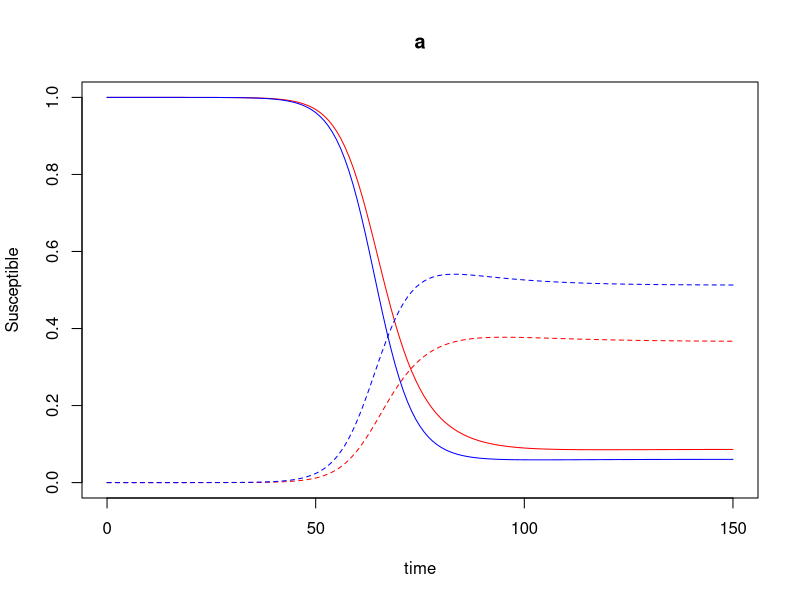
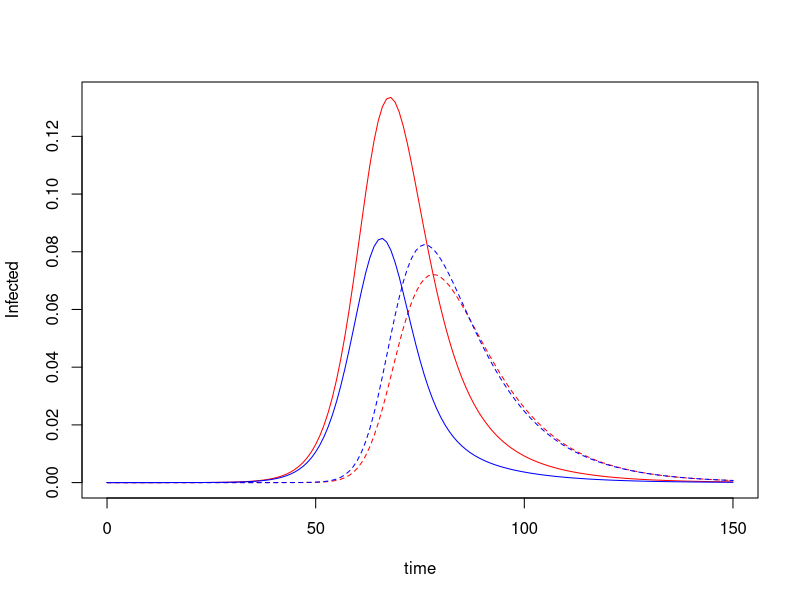
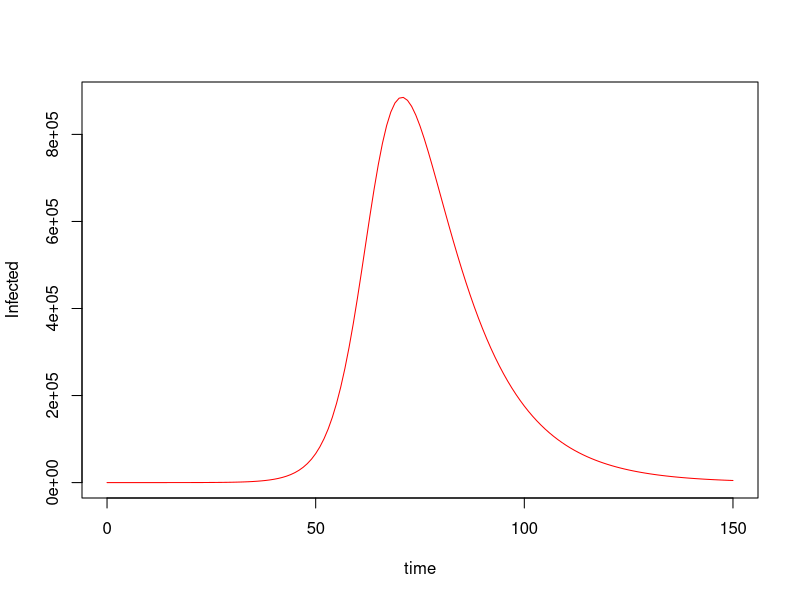
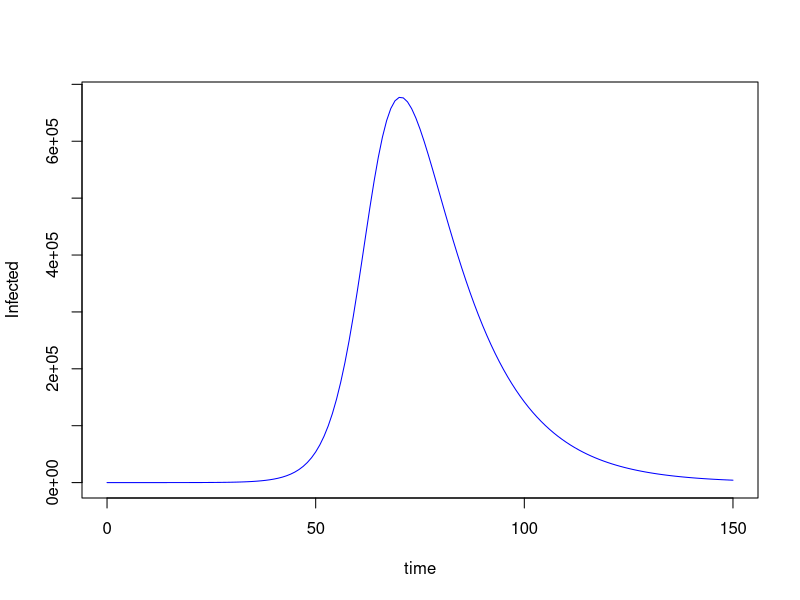
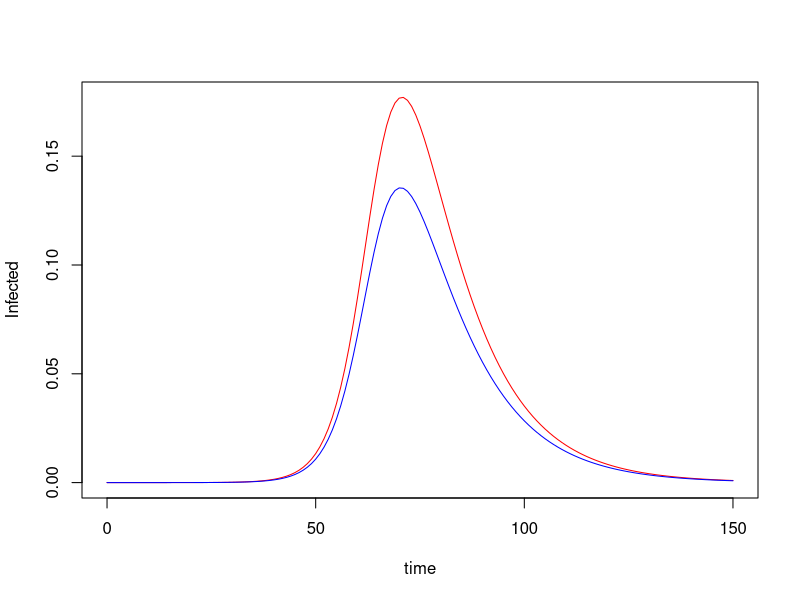

Reproduce these figures in R, in order. (Note: this script raises an error after producing the figures.)
# adapted from Harris et al. (2023) and Smaldino et al. (2021)
# https://github.com/mjharris95/divided-disease/blob/main/aware-eqs.R
# https://www.cambridge.org/core/journals/evolutionary-human-sciences/article/social-divisions-and-risk-perception-drive-divergent-epidemics-and-large-later-waves/71613CAF7D03C9F20A8864A59B9BF311#article
# https://www.cambridge.org/core/journals/evolutionary-human-sciences/article/coupled-dynamics-of-behaviour-and-disease-contagion-among-antagonistic-groups/3036BBFB4EC35E795C689A3008AE918B

library(deSolve)
library(tidyverse)
library(reshape2)

# two group SIR model (A and B); each compartment is split into "Protected (P)" and "Unprotected (U)"
# the way this is setup currently; it is simplest to equate protective behavior with mask usage; BUT the mechanics is the same as 
#    reducing contacts since its just a multiplier on the transmission term (TODO: need to think about what it means for homophily)
# both groups can adopt protective behavior (i.e. mask usage) in two ways: 
#     1) in response to deaths over a specified time window; 2) in response to the proportion of "protected" individuals in the population
#     at the moment these are both linear relationships, i.e. individuals are more likely to adopt protective behavior if there are more deaths 
#     and there are a greater proportion of protected individuals in the population; TODO: we should think about other functional forms
# protective behavior is protective of both transmission and infection
# groups can differ in their rate of contact and their propensity to adopt protective behaviors
# fraction of the population in each group can vary
# homophily (degree to which members of a group mix within group versus outside their group) can vary; 
#    NOTE: we currently set the proportion of contacts group A wants to have within their own group; this determines the proportion of contacts
#    the group B members have with group A since total contacts members of A have with members of B must equal total contacts members of B have with A;
#    so group B's assortativeness is a function of group B's size in the population, the number of contacts B has, and group A's preference
# TO DISCUSS: this model does not yet include vaccination or age-structure


sir_two_group_pu <- function(c = NA, # average number of contacts per day (specify only if its the same for both groups, otherwise NA)
                             c_a = 3, c_b = 3, # average number of contacts per day by group 
                             trans_p = 0.05, # probability of transmission given contact
                             rho=1/10,  # 1 / infectious period  or recovery rate
                             mu = 0.01, # probability of dying following infection
                             h_a=.5, # proportion of group A's total contact with members of their own group (bounded by population size and total contacts in group B)
                             kappa=0.03, # reduction in probability of transmission given contact resulting from protective behavior
                             phi = 0, # waning of protective behavior
                             I0_a=1, I0_b=1, #intial infected in each group
                             N0 = 10000000, # population size
                             frac_a = 0.5, # fraction of population in group A
                             time = 500, # time steps for simulation
                             ell = 1, # time window for considering deaths that influence adoption of protective behavior
                             theta = NA, # responsiveness to deaths for adopting protective behavior (more deaths --> greater adoption of protective behavior)
                             theta_a = 100, theta_b  = 100, 
                             epsilon = NA, #measure of assortativeness in influence (i.e. are people equally aware and influenced by deaths/number of protected individuals in their own group versus in the out group)
                             epsilon_a = 0.5, epsilon_b = 0.5,
                             omega = NA, # responsiveness to proportion of protected individuals for adopting protective behavior (higher proportion of population who have adopted protective behavior --> greater adoption)
                             omega_a = 0.1, omega_b = 0.1,
                             get_params=FALSE) {
  # set following parameters to be the same for both groups unless specified otherwise 
  
  if(!is.na(epsilon)){  
    epsilon_a<-epsilon  
    epsilon_b<-epsilon
  }
  
  if(!is.na(theta)){   
    theta_a<-theta
    theta_b<-theta
  }
  
  if(!is.na(omega)){  
    omega_a<-omega
    omega_b<-omega
  }
  
  
  if(!is.na(c)){  
    c_a<-c
    c_b<-c
  }
  
  N0_a = N0 * frac_a #letting population be constant for now
  N0_b = N0 * (1 - frac_a)
  
  # create contact matrix entries : C_ba = total contacts members of a have with members of b
  C_a = c_a * N0_a
  C_b = c_b *N0_b
  
  if (C_a * (1 - h_a) < C_b) {
    C_ba = C_ab = C_a * (1 - h_a)
  } else {
    C_ba = C_ab = C_b
  }
  
  C_aa = C_a - C_ba
  C_bb = max(0, C_b - C_ab)
  
  # get averages
  
  c_aa = C_aa / N0_a
  c_ba = C_ba / N0_a
  c_bb = C_bb/ N0_b
  c_ab = C_ab / N0_b
  
  
  N_a = N0_a
  N_b = N0_b
  

 
  params<-c("trans_p" = trans_p, # probability of transmission given contact
            "h_a"= h_a, # # proportion of group A's total contact with members of their own group (bounded by population size and total contacts in group B)
            "c_a" = c_a, "c_b" = c_b, # average number of contacts per day 
            "c_aa" = c_aa, "c_ab" = c_ab, # average number of contacts per day 
            "c_ba" = c_ba, "c_bb" = c_bb, # average number of contacts per day 
            "kappa" = kappa, # reduction in probability of transmission given contact resulting from protective behavior (masking, distancing)
            "phi"=phi, # waning rate of protective behavior
            "rho"=rho, # 1 / infectious period
            "mu"=mu, # probability of dying following infection
            "time"=time, # time steps in simulation
            "I0_a"=I0_a, "I0_b"=I0_b, # starting number infected in each group
            "N0_a" = N0_a, "N0_b"= N0_b, # population size in each group
            "ell"=ell, # time window for considering deaths that influence adoption of protective behavior
            "epsilon_a"=epsilon_a, "epsilon_b"=epsilon_b, #measure of assortativeness in influence (i.e. are people equally aware and influenced by deaths/number of protected individuals in their own group versus in the out group)
            "theta_a"=theta_a, "theta_b"=theta_b, # responsiveness to deaths for adopting protective behavior 
            "omega_a"=omega_a, "omega_b"=omega_b) # responsiveness to proportion of protected individuals for adopting protective behavior
  
  state<-c( 
    
    #group a
    SUa<-(N0_a - I0_a),
    SPa<-0,
    IUa<-I0_a,
    IPa<-0,
    RUa<-0,
    RPa<-0,
    DUa<-0,
    DPa<-0,
    
    #group b
    SUb<-N0_b - I0_b,
    SPb<-0,
    IUb<-I0_b,
    IPb<-0,
    RUb<-0,
    RPb<-0,
    DUb<-0,
    DPb<-0
  )
  
  names(state)<- c("SUa", "SPa", "IUa", "IPa", "RUa", "RPa", "DUa", "DPa",
                   "SUb", "SPb", "IUb", "IPb", "RUb", "RPb", "DUb", "DPb")
  
  sir_up<-function(t, state, parameter){
    
    with(as.list(c(parameter, state)), {
      
      
      if(t<ell){
        lag<-rep(0, length(state))
      }
      else{
        lag<-lagvalue(t-ell)
      }
      
      # for the transitions there are four processes that are currently modeled:
      # 1: transmission process (infection, recovery/death)
      # 2: adoption of protective behavior in response to deaths
      # 3: adoption of protective behavior in reponse to the relative size of the protected population
      # 4: waning of protective behavior
      
      dSUa <- -SUa*trans_p*(c_aa*(IUa/N_a + kappa*IPa/N_a) + c_ba*(IUb/N_b + kappa*IPb/N_b)) + #transmission process
        phi * SPa  - #waning of protective behavior
        theta_a * SUa * (epsilon_a * ((DUa+DPa-lag[which(names(state) == "DUa")]-lag[which(names(state) == "DPa")])/N_a) + #adoption of protective behavior in response to deaths
                           (1-epsilon_a) * ((DUb+DPb-lag[which(names(state) == "DUb")]-lag[which(names(state) == "DPb")])/N_b) ) -
        omega_a * SUa * (epsilon_a *((SPa + IPa + RPa)/N_a) + (1-epsilon_a)*((SPb + IPb + RPb)/N_b)) #adoption of protective behavior in response to proportion of population that has already adopted protective behavior
      
 
      dSPa <- -SPa*kappa*trans_p*(c_aa*(IUa/N_a + kappa*IPa/N_a) + c_ba*(IUb/N_b + kappa*IPb/N_b)) - 
        phi * SPa +
        theta_a * SUa * (epsilon_a * ((DUa+DPa-lag[which(names(state) == "DUa")]-lag[which(names(state) == "DPa")])/N_a) + 
                           (1-epsilon_a) * ((DUb+DPb-lag[which(names(state) == "DUb")]-lag[which(names(state) == "DPb")])/N_b) ) +
        omega_a * SUa * (epsilon_a *((SPa + IPa + RPa)/N_a) + (1 - epsilon_a)*((SPb + IPb + RPb)/N_b))
      
      dIUa <- SUa*trans_p*(c_aa*(IUa/N_a + kappa*IPa/N_a) + c_ba*(IUb/N_b + kappa*IPb/N_b))  + 
        phi * IPa -
        (rho) * IUa -
        theta_a * IUa * (epsilon_a * ((DUa+DPa-lag[which(names(state) == "DUa")]-lag[which(names(state) == "DPa")])/N_a) + 
                           (1-epsilon_a) * ((DUb+DPb-lag[which(names(state) == "DUb")]-lag[which(names(state) == "DPb")])/N_b) ) -
        omega_a * IUa * (epsilon_a *((SPa + IPa + RPa)/N_a) + (1-epsilon_a)*((SPb + IPb + RPb)/N_b))
      
      dIPa <- SPa*trans_p*kappa*(c_aa*(IUa/N_a + kappa*IPa/N_a) + c_ba*(IUb/N_b + kappa*IPb/N_b)) - 
        phi * IPa -
        (rho) * IPa +
        theta_a * IUa * (epsilon_a * ((DUa+DPa-lag[which(names(state) == "DUa")]-lag[which(names(state) == "DPa")])/N_a) + 
                           (1-epsilon_a) * ((DUb+DPb-lag[which(names(state) == "DUb")]-lag[which(names(state) == "DPb")])/N_b) ) +
        omega_a * IUa * (epsilon_a *((SPa + IPa + RPa)/N_a) + (1 - epsilon_a)*((SPb + IPb + RPb)/N_b))
      
      dRUa <- rho * (1-mu) * IUa  + phi * RPa  -
        theta_a * RUa * (epsilon_a * ((DUa+DPa-lag[which(names(state) == "DUa")]-lag[which(names(state) == "DPa")])/N_a) + 
                           (1-epsilon_a) * ((DUb+DPb-lag[which(names(state) == "DUb")]-lag[which(names(state) == "DPb")])/N_b) ) -
        omega_a * RUa * (epsilon_a *((SPa + IPa + RPa)/N_a) + (1-epsilon_a)*((SPb + IPb + RPb)/N_b))
      
      dRPa <- rho * (1-mu) * IPa  - phi * RPa  +
        theta_a * RUa * (epsilon_a * ((DUa+DPa-lag[which(names(state) == "DUa")]-lag[which(names(state) == "DPa")])/N_a) + 
                           (1-epsilon_a) * ((DUb+DPb-lag[which(names(state) == "DUb")]-lag[which(names(state) == "DPb")])/N_b) ) +
        omega_a * RUa * (epsilon_a *((SPa + IPa + RPa)/N_a) + (1-epsilon_a)*((SPb + IPb + RPb)/N_b))
      
      dDUa <- rho*mu*IUa
      
      dDPa <- rho*mu*IPa
      
      
      #transitions for group b
      
      dSUb <- -SUb*trans_p*(c_ab*(IUa/N_a + kappa*IPa/N_a) + c_bb*(IUb/N_b + kappa*IPb/N_b))  + phi * SPb - 
        theta_b * SUb * ((1-epsilon_b) * ((DUa+DPa-lag[which(names(state) == "DUa")]-lag[which(names(state) == "DPa")])/N_a) + 
                           (epsilon_b) * ((DUb+DPb-lag[which(names(state) == "DUb")]-lag[which(names(state) == "DPb")]) / N_b)) -
        omega_b * SUb * ((1-epsilon_b) *((SPa + IPa + RPa)/N_a) + (epsilon_b)*((SPb + IPb + RPb)/N_b))
      
      dSPb <- -trans_p*kappa*SPb*(c_ab*(IUa/N_a + kappa*IPa/N_a) + c_bb*(IUb/N_b + kappa*IPb/N_b))  - phi * SPb +
        theta_b * SUb * ((1-epsilon_b) * ((DUa+DPa-lag[which(names(state) == "DUa")]-lag[which(names(state) == "DPa")])/N_a) + 
                           (epsilon_b) * ((DUb+DPb-lag[which(names(state) == "DUb")]-lag[which(names(state) == "DPb")]) / N_b)) +
        omega_b * SUb * ((1-epsilon_b) *((SPa + IPa + RPa)/N_a) + (epsilon_b)*((SPb + IPb + RPb)/N_b))
      
      dIUb <- trans_p*SUb*(c_ab*(IUa/N_a + kappa*IPa/N_a) + c_bb*(IUb/N_b + kappa*IPb/N_b)) + phi * IPb -
        (rho) * IUb -
        theta_b * IUb * ((1-epsilon_b) * ((DUa+DPa-lag[which(names(state) == "DUa")]-lag[which(names(state) == "DPa")])/N_a) + 
                           (epsilon_b) * ((DUb+DPb-lag[which(names(state) == "DUb")]-lag[which(names(state) == "DPb")]) / N_b)) -
        omega_b * IUb * ((1-epsilon_b) *((SPa + IPa + RPa)/N_a) + (epsilon_b)*((SPb + IPb + RPb)/N_b))
      
      dIPb <- trans_p*kappa*SPb*(c_ab*(IUa/N_a + kappa*IPa/N_a) + c_bb*(IUb/N_b + kappa*IPb/N_b)) - phi * IPb -
        (rho) * IPb +
        theta_b * IUb * ((1-epsilon_b) * ((DUa+DPa-lag[which(names(state) == "DUa")]-lag[which(names(state) == "DPa")])/N_a) + 
                           (epsilon_b) * ((DUb+DPb-lag[which(names(state) == "DUb")]-lag[which(names(state) == "DPb")]) / N_b)) +
        omega_b * IUb * ((1-epsilon_b) *((SPa + IPa + RPa)/N_a) + (epsilon_b)*((SPb + IPb + RPb)/N_b))
      
      dRUb <- (1-mu) * rho * IUb + phi * RPb -
        theta_b * RUb * ((1-epsilon_b) * ((DUa+DPa-lag[which(names(state) == "DUa")]-lag[which(names(state) == "DPa")])/N_a) + 
                           (epsilon_b) * ((DUb+DPb-lag[which(names(state) == "DUb")]-lag[which(names(state) == "DPb")]) / N_b)) -
        omega_b * RUb * ((1-epsilon_b) *((SPa + IPa + RPa)/N_a) + (epsilon_b)*((SPb + IPb + RPb)/N_b))
      
      dRPb <- (1-mu) * rho * IPb  - phi * RPb +
        theta_b * RUb * ((1-epsilon_b) * ((DUa+DPa-lag[which(names(state) == "DUa")]-lag[which(names(state) == "DPa")])/N_a) + 
                           (epsilon_b) * ((DUb+DPb-lag[which(names(state) == "DUb")]-lag[which(names(state) == "DPb")]) / N_b)) +
        omega_b * RUb * ((1-epsilon_b) *((SPa + IPa + RPa)/N_a) + (epsilon_b)*((SPb + IPb + RPb)/N_b))
      
      dDUb <- rho*mu*IUb
      
      dDPb <- rho*mu*IPb
      
      
      return(list(c(dSUa, dSPa, dIUa, dIPa, dRUa, dRPa, dDUa, dDPa,
                    dSUb, dSPb, dIUb, dIPb, dRUb, dRPb, dDUb, dDPb
      )))
    })
  }
  
  times<-seq(from=0, to=time, by=1)
  
  as.data.frame(dede(state, times, sir_up, params))->sim
  
  if(get_params){
    return(list(sim=sim, params=params))
  }
  
  else{
    return(sim)
  }
  
  
  
}

#### test run ####
#Average daily total contacts in BICS: Democrats = 5.618922; Republicans = 7.188501

N0 = 10000000; frac_a = 0.5; h_a = 0.5
N_a = frac_a*N0; N_b = N0 - N_a

ls<-sir_two_group_pu(c = NA, c_a = 7.1, c_b = 5.6, 
                     trans_p = 0.05, rho=1/10, mu = 0.01, 
                     h_a=h_a, kappa=0.3, phi = 0.02,
                     I0_a=1, I0_b=1, N0 = N0, frac_a = frac_a, time = 150,
                     theta_a = 100, theta_b = 200, epsilon = 0.5,
                     omega_a = 0.1, omega_b = 0.2,
                     get_params=TRUE)
sim<-ls$sim


plot(SUa/N_a~time, data=sim, type="l", col="red", ylab="Susceptible", main="a", ylim = c(0,1))
lines(SPa/N_a~time, data=sim, col="red", lty=2)
lines(SUb/N_b~time, data=sim, col="blue", type="l", main="b", ylab="Susceptible", ylim = c(0,1))
lines(SPb/N_b~time, data=sim, col="blue", lty=2)


plot(IUa/N_a~time, data=sim, type="l", col="red", ylab="Infected")
lines(IPa/N_a~time, data=sim, col="red", lty=2)
lines(IUb/N_b~time, data=sim, col="blue", type="l", ylab="Infected")
lines(IPb/N_b~time, data=sim, col="blue", lty=2)


plot((IUa + IPa)~time, data=sim, type="l", col="red", ylab="Infected")
plot((IUb+IPb)~time, data=sim, type="l", col="blue", ylab="Infected")

plot((IUa+IPa)/N_a~time, data=sim, type="l", col="red", ylab="Infected")
lines((IUb+IPb)/N_b~time, data=sim, col="blue", type="l", ylab="Infected")

#### For PAA presentation ####

ggplot(sim) +
  geom_line(aes(x=time, y=(IUa+IPa)/N_a), size=line_sz, color="red") + 
  geom_line(aes(x=time, y=(IUb+IPb)/N_b), size=line_sz, color="blue") + 
  ylab("")+xlab("Time (days)")+ggtitle("Prevalence")+
  theme_minimal() +
  theme(axis.text=element_text(size=12),
        axis.title=element_text(size=14))  


#### simulate across parameters ####

# intial conditions
N0 = 10000000 # population size
frac_a = 0.5 # fraction in group A
N_a = frac_a*N0; N_b = N0 - N_a
I0_a = 1 #intial infected in A
I0_b = 1 # intial infected in B

# parameters
c_a = 7.1; c_b = 5.6 # average number of contacts per day 
trans_p = 0.05 # probability of transmission given contact
rho = 1/10 # 1 / infectious period
mu = 0.01 # probability of dying following infection
kappa = 0.3 # reduction in probability of transmission given contact resulting from protective behavior
phi = 0 # waning rate of protective behavior


time = 200 # time steps for simulation
theta_a = 100 # responsiveness to deaths for adopting protective behavior in group A
theta_b = 200 # responsiveness to deaths for adopting protective behavior in group B 
omega_a = 0.1 # responsiveness to proportion of protected individuals for adopting protective behavior in group A
omega_b = 0.2 # responsiveness to proportion of protected individuals for adopting protective behavior in group A

h_a = c(.5, .99) # proportion of group A's total contact with members of their own group (bounded by population size and total contacts in group B)
epsilon = c(.5, .99) #measure of assortativeness in influence (i.e. are people equally aware and influenced by deaths/number of protected individuals in their own group versus in the out group)


expand.grid(h_a=h_a, epsilon=epsilon)  %>%
  data.frame() %>%
  apply(1, function(par) sir_two_group_pu(c = NA, c_a = c_a, c_b = c_b, 
                                          trans_p = trans_p, rho=rho, mu = mu, 
                                          h_a=par[["h_a"]],
                                          kappa=kappa, phi = phi,
                                          I0_a=I0_a, I0_b=I0_b, N0 = N0, frac_a = frac_a, 
                                          time = time,
                                          theta_a = theta_a, 
                                          theta_b = theta_b, 
                                          epsilon=par[["epsilon"]],
                                          omega_a = omega_a, omega_b = omega_b) %>% 
          cbind(h_a=par[["h_a"]], epsilon=par[["epsilon"]])) %>% 
  do.call(rbind, .) %>%
  mutate(eps_descript = ifelse(epsilon==.5, "Uniform Awareness", 
                               ifelse(epsilon==.99,"Separated Awareness",
                                      " "))) %>%
  mutate(h_descript = ifelse(h_a==.5, "Uniform \nMixing", 
                             ifelse(h_a==.99,"Separated \nMixing",
                                    " "))) -> df

line_sz<-.8
df <- df %>% mutate(NPa = IPa + SPa + RPa,
                    NUa = IUa + SUa + RUa,
                    NPb = IPb + SPb + RPb,
                    NUb = IUb + SUb + RUb)

ggplot(df %>% filter(epsilon == 0.99)) +
  geom_line(aes(x=time, y=(IUa)/NUa), size=line_sz, color="red") + 
  geom_line(aes(x=time, y=(IPa)/NPa), size=line_sz, color="red", linetype = "dashed") +
  geom_line(aes(x=time, y=(IUb)/NUb), size=line_sz, color="blue") + 
  geom_line(aes(x=time, y=(IPb)/NPb), size=line_sz, color="blue", linetype = "dashed") + 
  facet_grid(~h_a) +
  ylab("Prevalence")+
  theme_minimal() +
  theme(axis.text=element_text(size=12),
        axis.title=element_text(size=14))

  

ggplot(df) +
  geom_line(aes(x=time, y=(IUa+IPa)/N_a), size=line_sz, color="red") + 
  geom_line(aes(x=time, y=(IUb+IPb)/N_b, size=as.factor(h_a)), color="blue")+
  annotate("segment", x=-Inf, xend=Inf, y=-Inf, yend=-Inf, size=1)+
  annotate("segment", x=-Inf, xend=-Inf, y=-Inf, yend=Inf, size=1)+
  geom_hline(yintercept=c(0,.04,.08, .12), linetype="dotted", color="gray")+
  facet_grid(h_a+h_descript~epsilon+eps_descript, 
             labeller=label_bquote(
               cols=atop(atop(phantom(), .(eps_descript)), atop("("~epsilon==.(epsilon)~")", phantom())),
               rows=atop(atop(.(h_descript), ""), atop("("~h_a==.(h_a)~")", phantom()))))+
  ylab("Infections")+
  theme(strip.text.y = element_text(angle = 0))+scale_y_continuous(breaks=c(0, .04, .08, .12))+
  scale_size_manual(values=c("0.5"=.3*line_sz, "0.99"=line_sz), guide="none", na.value = line_sz)+
  scale_colour_manual(name="", 
                      labels = c(expression("group"~italic(a)), expression("group"~italic(b))),
                      values = c("group *a*"="red", "group *b*"="blue"))+
  theme(strip.text=element_text(size=20))
